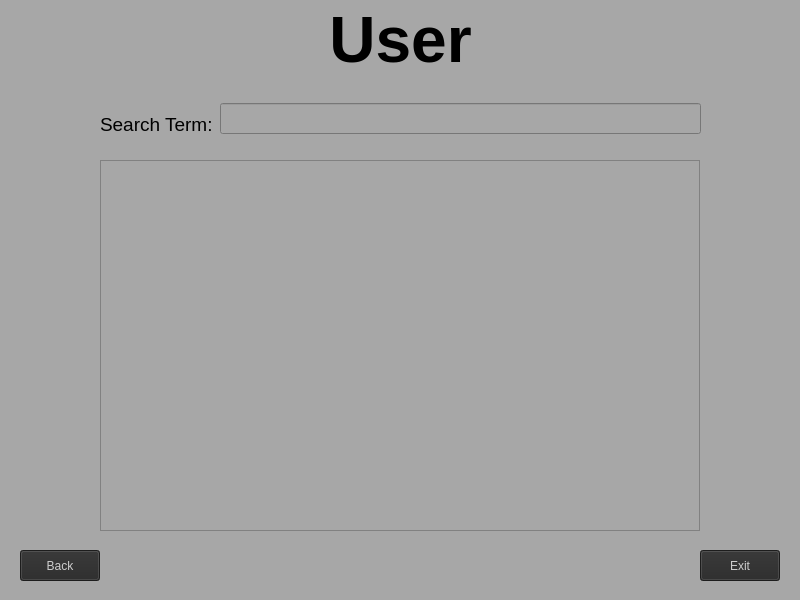
<?xml version="1.0" encoding="UTF-8"?>
<ui version="4.0">
 <class>User_Screen</class>
 <widget class="QMainWindow" name="User_Screen">
  <property name="geometry">
   <rect>
    <x>0</x>
    <y>0</y>
    <width>800</width>
    <height>600</height>
   </rect>
  </property>
  <property name="windowTitle">
   <string>User Screen</string>
  </property>
  <property name="styleSheet">
   <string notr="true">background-color:rgb(167, 167, 167);</string>
  </property>
  <widget class="QWidget" name="centralwidget">
   <widget class="QTextEdit" name="Title">
    <property name="geometry">
     <rect>
      <x>315</x>
      <y>0</y>
      <width>171</width>
      <height>101</height>
     </rect>
    </property>
    <property name="styleSheet">
     <string notr="true">QTextEdit
{
    background-color: rgb(167, 167, 167);
    color: BLACK;
    border: none;
}

QTextEdit:hover
{
    background-color: rgb(167, 167, 167);
    color: rgb(235, 235, 235);
    border: none;
}</string>
    </property>
    <property name="html">
     <string>&lt;!DOCTYPE HTML PUBLIC &quot;-//W3C//DTD HTML 4.0//EN&quot; &quot;http://www.w3.org/TR/REC-html40/strict.dtd&quot;&gt;
&lt;html&gt;&lt;head&gt;&lt;meta name=&quot;qrichtext&quot; content=&quot;1&quot; /&gt;&lt;meta charset=&quot;utf-8&quot; /&gt;&lt;style type=&quot;text/css&quot;&gt;
p, li { white-space: pre-wrap; }
hr { height: 1px; border-width: 0; }
li.unchecked::marker { content: &quot;\2610&quot;; }
li.checked::marker { content: &quot;\2612&quot;; }
&lt;/style&gt;&lt;/head&gt;&lt;body style=&quot; font-family:'Segoe UI'; font-size:9pt; font-weight:400; font-style:normal;&quot;&gt;
&lt;p align=&quot;center&quot; style=&quot; margin-top:0px; margin-bottom:0px; margin-left:0px; margin-right:0px; -qt-block-indent:0; text-indent:0px;&quot;&gt;&lt;span style=&quot; font-size:48pt; font-weight:700;&quot;&gt;User&lt;/span&gt;&lt;/p&gt;&lt;/body&gt;&lt;/html&gt;</string>
    </property>
   </widget>
   <widget class="QListWidget" name="fileListWidget">
    <property name="geometry">
     <rect>
      <x>100</x>
      <y>160</y>
      <width>600</width>
      <height>371</height>
     </rect>
    </property>
   </widget>
   <widget class="QPushButton" name="Back_Button">
    <property name="geometry">
     <rect>
      <x>20</x>
      <y>550</y>
      <width>80</width>
      <height>31</height>
     </rect>
    </property>
    <property name="styleSheet">
     <string notr="true">QPushButton
{
    font: 700 15pt &quot;Farsi Simple&quot;;
    background-color: rgb(40, 40, 40);
    color: rgb(205, 205, 205);
}

QPushButton:hover
{
    font: 700 15pt &quot;Farsi Simple&quot;;
    background-color: rgb(50, 50, 50);
    color: rgb(235, 235, 235);
}

QPushButton:pressed
{
    font: 700 15pt &quot;Farsi Simple&quot;;
    background-color: rgb(40, 40, 40);
    color: rgb(205, 205, 205);
}</string>
    </property>
    <property name="text">
     <string>Back</string>
    </property>
   </widget>
   <widget class="QPushButton" name="Exit_Button">
    <property name="enabled">
     <bool>true</bool>
    </property>
    <property name="geometry">
     <rect>
      <x>700</x>
      <y>550</y>
      <width>80</width>
      <height>31</height>
     </rect>
    </property>
    <property name="styleSheet">
     <string notr="true">QPushButton
{
    font: 700 15pt &quot;Farsi Simple&quot;;
    background-color: rgb(40, 40, 40);
    color: rgb(205, 205, 205);
}

QPushButton:hover
{
    font: 700 15pt &quot;Farsi Simple&quot;;
    background-color: rgb(50, 50, 50);
    color: rgb(235, 235, 235);
}

QPushButton:pressed
{
    font: 700 15pt &quot;Farsi Simple&quot;;
    background-color: rgb(40, 40, 40);
    color: rgb(205, 205, 205);
}</string>
    </property>
    <property name="text">
     <string>Exit</string>
    </property>
   </widget>
   <widget class="QLabel" name="label">
    <property name="geometry">
     <rect>
      <x>100</x>
      <y>110</y>
      <width>111</width>
      <height>30</height>
     </rect>
    </property>
    <property name="styleSheet">
     <string notr="true">color:rgb(0,0,0);</string>
    </property>
    <property name="text">
     <string>&lt;html&gt;&lt;head/&gt;&lt;body&gt;&lt;p&gt;&lt;span style=&quot; font-size:14pt;&quot;&gt;Search Term:&lt;/span&gt;&lt;/p&gt;&lt;/body&gt;&lt;/html&gt;</string>
    </property>
   </widget>
   <widget class="QLineEdit" name="Search_Bar">
    <property name="geometry">
     <rect>
      <x>220</x>
      <y>103</y>
      <width>481</width>
      <height>31</height>
     </rect>
    </property>
   </widget>
  </widget>
 </widget>
 <resources/>
 <connections>
  <connection>
   <sender>Search_Bar</sender>
   <signal>textChanged(QString)</signal>
   <receiver>User_Screen</receiver>
   <slot>on_Search_Bar_textChanged(QString)</slot>
   <hints>
    <hint type="sourcelabel">
     <x>377</x>
     <y>123</y>
    </hint>
    <hint type="destinationlabel">
     <x>747</x>
     <y>118</y>
    </hint>
   </hints>
  </connection>
 </connections>
 <slots>
  <slot>on_Search_Bar_textChanged(QString)</slot>
 </slots>
</ui>
